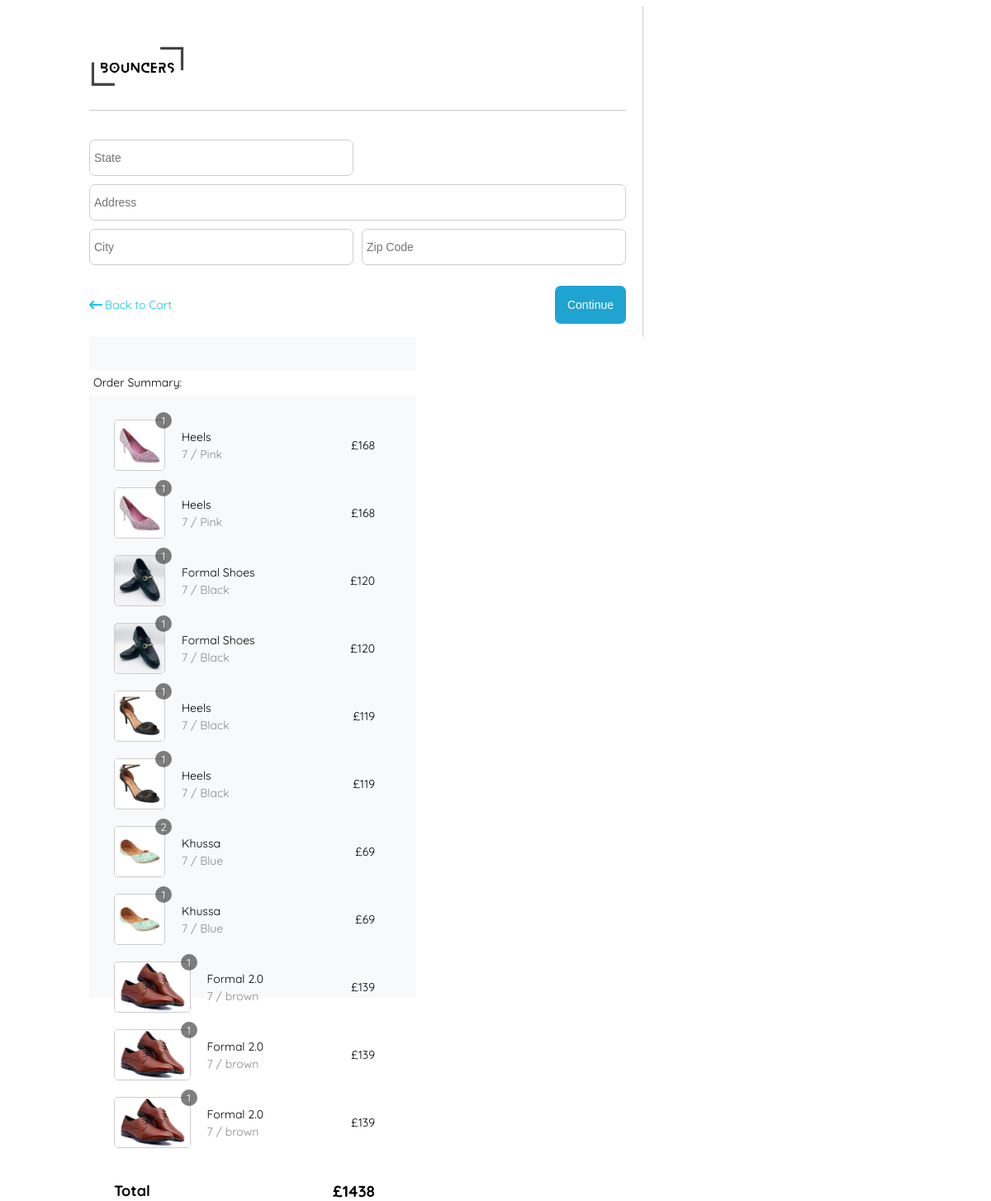
Screenshot of /checkout/ (signed in) with the database file from the repository.
### store/models.py (models this page shows, shortened)
class OrderItem(models.Model):
    product = models.ForeignKey(Product, on_delete=models.SET_NULL, blank=True, null=True)
    order = models.ForeignKey(Order, on_delete=models.SET_NULL, blank=True, null=True)
    quantity = models.IntegerField(default=0, null=True, blank=False)
    date_added = models.DateTimeField(auto_now_add=True, null=True)
    @property
    def get_total(self):
        total = self.product.price * self.quantity
        return total

class Product(models.Model):
    name = models.CharField(max_length=200, null=True)
    price = models.IntegerField(null=True)
    oldprice = models.IntegerField(null=True)
    color = models.CharField(max_length=50, null=True)
    picture = models.ImageField(upload_to='product_images/', null=True, blank=True)
    digital = models.BooleanField(default=False, null=True, blank=False)
    GENDER = (
        ('Men','Men'),
        ('Women', 'Women')
    )
    gender = models.CharField(max_length=10, null=True, choices=GENDER)
    CATEGORY = (
        ('Formal Shoes', 'Formal Shoes'),
        ('Peshawari', 'Peshawari'),
        ('Loafers', 'Loafers'),
        ('Khussa', 'Khussa'),
        ('High Heels', 'High Heels'),
    )
    category = models.CharField(max_length=200, null=True, choices=CATEGORY)
    AVAILABILITY = (
        ('In Stock', 'In Stock'),
        ('Out of Stock', 'Out of Stock')
    )
    availability = models.CharField(max_length=200, null=True, choices=AVAILABILITY)
    date_created = models.DateTimeField(auto_now_add=True, null=True)
    @property
    def imageURL(self):
        try:
            url = self.picture.url
        except:
            url = ''
        return url

class Order(models.Model):
    customer = models.ForeignKey(Customer, on_delete=models.SET_NULL, blank=True, null=True)
    date_ordered = models.DateTimeField(auto_now_add=True)
    complete = models.BooleanField(default=False, null=True, blank=False)
    transaction_id = models.CharField(max_length=200, null=True)
    @property
    def shipping(self):
        shipping = False
        orderitems = self.orderitem_set.all()
        for i in orderitems:
            if i.product.digital == False:
                shipping = True
        return shipping
    @property
    def get_cart_total(self):
        orderitems = self.orderitem_set.all()
        total = sum([item.get_total for item in orderitems])
        return total
    @property
    def get_cart_items(self):
        orderitems = self.orderitem_set.all()
        total = sum([item.quantity for item in orderitems])
        return total

### store/views.py (the view)
# urls.py: path('checkout/', views.checkout, name='checkout'),
def checkout(request):
    data = cartData(request)
    cartItems = data['cartItems']
    order = data['order']
    items = data['items']
    context = {'items':items, 'order':order, 'cartItems':cartItems}
    return render(request, 'store/checkout.html', context)

### store/utils.py (called while the page is built)
def cartData(request):
    if request.user.is_authenticated:
        customer = request.user.customer
        order, created = Order.objects.get_or_create(customer=customer, complete=False)
        items = order.orderitem_set.all()
        cartItems = order.get_cart_items
    else:
        cookieData = cookieCart(request)
        cartItems = cookieData['cartItems']
        order = cookieData['order']
        items = cookieData['items']
    return {'cartItems':cartItems, 'order':order, 'items':items}

### store/templates/store/checkout.html (shortened to what this page needs)
{% load static %}
<link rel="stylesheet" href="https://cdnjs.cloudflare.com/ajax/libs/font-awesome/6.5.1/css/all.min.css" />
<link rel="stylesheet" href="{% static '/css/checkout.css' %}">
<link rel="stylesheet" href="{% static '/css/colors.css' %}">
<div class="checkoutcontainer">
    <div class="checkoutcontleft">
        <div class="checkoutlefthead">
            <a href="{% url "home" %}" class='checkouthead-logo'>
                <img style='height:65px' src="{% static "/images/bouncers.png" %}" alt="">
            </a>
        </div>
        <div class="checkoutleftmain" id='form-wrapper'>
            <form action="" id='form' class="checkout-form">
                <div class="checkoutforminputs" id='shipping-info'>
                    <input class='checkoutinput ' type="text" placeholder='State' name='state'>
                    <input class='checkoutinput checkoutinput-address ' type="text" placeholder='Address' name='address'>
                    <input class='checkoutinput ' type="text" placeholder='City' name='city'>
                    <input class='checkoutinput ' type="text" placeholder='Zip Code' name='zipcode'>
                </div>
                <div class="checkoutformbtn">
                    <a class="checkoutbackcart" href="{% url "cart" %}"&#x2190 >
                        <i class="fa-solid fa-arrow-left-long"></i>
                        <p>Back to Cart</p>
                    </a>
                    <input id='form-button' class='checkoutcontbutton' type="submit" value="Continue">
                </div>
            </form>
        </div>
    </div>
    <div class="checkoutcontright">
        <div class="checkoutrighthead">
            <p class="checkouthead-product">
                Order Summary:
            </p>
        </div>
        <div class="checkoutright-items">
            {% for item in items %}
            <div class="checkoutrightitems-pro">
                <div class="checkoutright-start">
                    <div class="checkoutright-first">
                        <div class="checkoutitemimg">
                            <img  src="{{item.product.imageURL}}" alt="">
                        </div>
                        <div class="checkoutright-quantity">
                            {{item.quantity}}
                        </div>
                    </div>
                    <div class="checkoutrightpro-info">
                        <div class="checkoutrightinfo-name">
                            {{item.product.name}}
                        </div>
                        <div class="checkoutrightinfo-info">
                            <span class="info-size">7 /</span>
                            <span class="info-color">{{item.product.color}}</span>
                        </div>
                    </div>
                </div>
                <div class="checkoutright-end">
                    <div class="checkoutright-price">
                        £<span class="checkoutprice-price">{{item.product.price}} </span>
                    </div>
                </div>
            </div>
            {% endfor %}
            <div class="checkoutrightitems-total">
                <div class="checkoutrighttotal-head">
                    Total
                </div>
                <div class="checkoutrighttotal-main">
                    £{{order.get_cart_total}}
                </div>
            </div>
        </div>
    </div>
</div>

### static/css/checkout.css (style rules this page uses)
.checkoutcontainer { display: flex; flex-wrap: wrap; padding: 0px 100px; font-family: "Quicksand", sans-serif; }
.checkoutcontleft { display: flex; flex-direction: column; width: 650px; border-right: 1px solid var(--color-line); padding-right: 20px; padding-top: 40px; }
.checkoutlefthead { margin-bottom: 30px; padding-bottom: 20px; border-bottom: 1px solid var(--color-line); }
.checkoutleftmain .checkout-form { display: flex; flex-direction: column; }
div.checkoutforminputs { display: flex; flex-wrap: wrap; justify-content: space-between; }
.checkoutinput { padding: 13px 5px; border: 1px solid var(--color-line); margin: 5px 0px; font-size: 14px; color: var(--color-font); border-radius: 7px; width: 320px; }
.checkoutinput-address { width: 100%; }
.checkoutformbtn { display: flex; justify-content: space-between; margin-top: 20px; }
.checkoutbackcart { display: flex; align-items: center; color: rgb(13,202,240); text-decoration: none; width: 100px; justify-content: space-between; }
.checkoutbackcart p { font-size: 14; }
.checkoutcontbutton { background-color: #1fa4d1; color: #fff; padding: 15px; font-size: 14px; border: none; border-radius: 7px; cursor: pointer; transition: 0.3s; }
.checkoutcontright { display: flex; flex-direction: column; width: 33vw; background-color: rgb(248,249,250); height: 100vh; }
.checkoutrighthead { margin-top: 40px; background-color: #fff; height: 30px; display: flex; align-items: center; font-size: 14px; padding: 0px 5px; }
.checkoutright-items { display: flex; flex-direction: column; margin: 30px 30px; padding-right: 20px; }
.checkoutrightitems-pro { display: flex; justify-content: space-between; align-items: center; margin-bottom: 20px; }
.checkoutright-start { display: flex; align-items: center; }
.checkoutright-first { display: flex; }
.checkoutright-quantity { font-size: 13px; background-color: rgba(0, 0, 0, 0.5); height: 20px; width: 20px; border-radius: 50%; display: flex; align-items: center; justify-content: center; position: relative; right: 12px; bottom: 9px; color: #fff; }
.checkoutitemimg { height: 60px; overflow: hidden; border: 1px solid var(--color-line); border-radius: 5px; }
.checkoutitemimg img { width: 100%; height: 100%; object-fit: cover; }
.checkoutrightpro-info { display: flex; flex-direction: column; font-size: 14px; }
.checkoutrightinfo-name { margin-bottom: 3px; }
.checkoutrightinfo-info { color: #8a8a8a; }
.checkoutright-end { font-size: 14px ; }
.checkoutrightitems-total { display: flex; margin-top: 20px; justify-content: space-between; }
.checkoutrighttotal-head { font-size: 18px; font-weight: bold; }
.checkoutrighttotal-main { font-size: 19px; font-weight: bold; }

### rows the page displays
OrderItem: product.imageURL (picture), quantity "1", product.name "Heels", product.color "Pink", product.price "168"
OrderItem: product.imageURL (picture), quantity "1", product.name "Heels", product.color "Pink", product.price "168"
OrderItem: product.imageURL (picture), quantity "1", product.name "Formal Shoes", product.color "Black", product.price "120"
OrderItem: product.imageURL (picture), quantity "1", product.name "Formal Shoes", product.color "Black", product.price "120"
OrderItem: product.imageURL (picture), quantity "1", product.name "Heels", product.color "Black", product.price "119"
OrderItem: product.imageURL (picture), quantity "1", product.name "Heels", product.color "Black", product.price "119"
OrderItem: product.imageURL (picture), quantity "2", product.name "Khussa", product.color "Blue", product.price "69"
OrderItem: product.imageURL (picture), quantity "1", product.name "Khussa", product.color "Blue", product.price "69"
OrderItem: product.imageURL (picture), quantity "1", product.name "Formal 2.0", product.color "brown", product.price "139"
OrderItem: product.imageURL (picture), quantity "1", product.name "Formal 2.0", product.color "brown", product.price "139"
OrderItem: product.imageURL (picture), quantity "1", product.name "Formal 2.0", product.color "brown", product.price "139"
Order: get_cart_total "1438"
